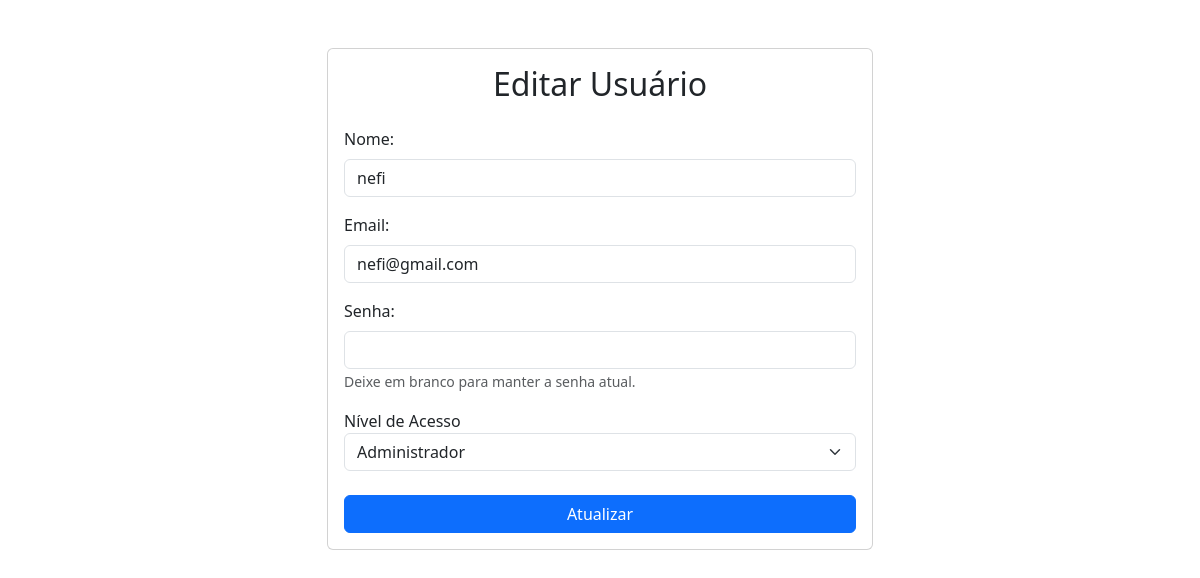
Before: /editar_usuarios.php?id=1 with the older database file.
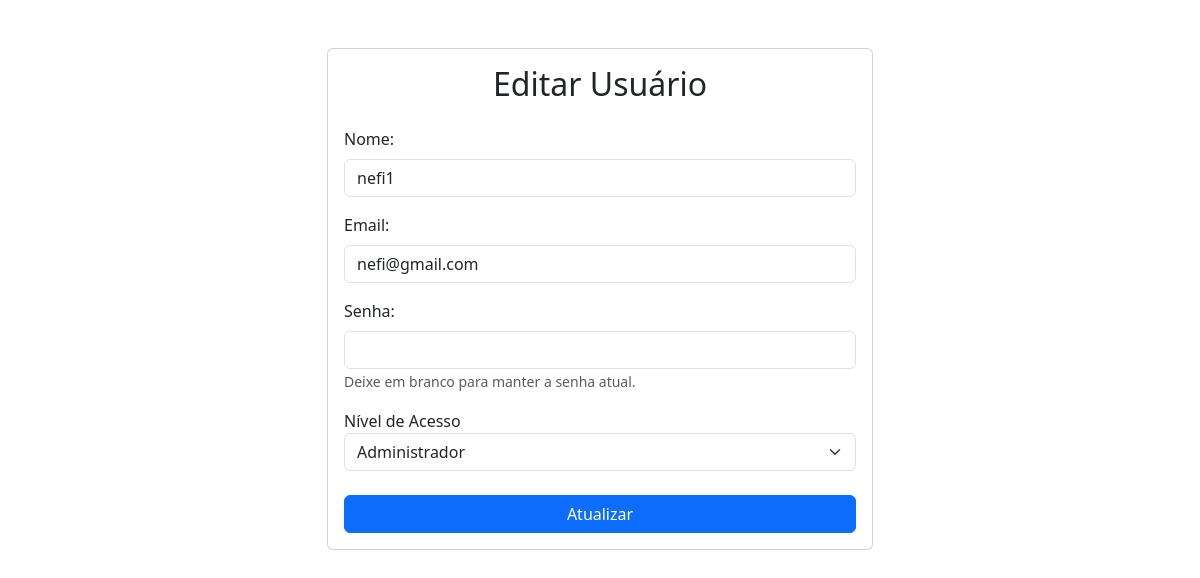
After: the same page with the newer database file.
### tables this page shows
CREATE TABLE `usuarios` (
  `id` int NOT NULL,
  `nome` varchar(100) DEFAULT NULL,
  `email` varchar(100) DEFAULT NULL,
  `senha` varchar(255) DEFAULT NULL,
  `nivel_acesso` varchar(255) DEFAULT NULL
);

### editar_usuarios.php (the view, shortened to what this page needs)
<?php
include 'conexao.php';
$id = $_GET['id'] ?? null;
if ($id) {
    $usuario = $conn->prepare("SELECT * FROM usuarios WHERE id = ?");
    $usuario->execute([$id]);
    $usuario = $usuario->fetch(PDO::FETCH_ASSOC);
} else {
    echo "Usuário não encontrado!";
    exit;
}
?>
<!DOCTYPE html>
<html lang="pt-br">
<head>
    <link href="https://cdn.jsdelivr.net/npm/bootstrap@5.3.3/dist/css/bootstrap.min.css" rel="stylesheet">
</head>
<body>
    <div class="container mt-5">
        <div class="row justify-content-center">
            <div class="col-md-6">
                <div class="card">
                    <div class="card-body">
                        <h2 class="text-center mb-4">Editar Usuário</h2>
                        <form method="POST">
                            <div class="mb-3">
                                <label for="nome" class="form-label">Nome:</label>
                                <input type="text" name="nome" id="nome" class="form-control" value="<?= htmlspecialchars($usuario['nome']) ?>" required>
                            </div>
                            <div class="mb-3">
                                <label for="email" class="form-label">Email:</label>
                                <input type="email" name="email" id="email" class="form-control" value="<?= htmlspecialchars($usuario['email']) ?>" required>
                            </div>
                            <div class="mb-3">
                                <label for="senha" class="form-label">Senha:</label>
                                <input type="password" name="senha" id="senha" class="form-control">
                                <small class="form-text text-muted">Deixe em branco para manter a senha atual.</small>
                            </div>
                            <div class="form-group">
                                <label for="nivel_acesso">Nível de Acesso</label><br>
                                <select name="nivel_acesso" id="nivel_acesso" class="form-control form-select">
                                    <option value="ADMINISTRADOR">Administrador</option>
                                </select><br>
                            </div>
                            <div class="d-grid">
                                <button type="submit" class="btn btn-primary">Atualizar</button>
                            </div>
                        </form>
                    </div>
                </div>
            </div>
        </div>
    </div>
</body>
</html>

Changed rows visible on the page:
changed usuarios "nefi@gmail.com": nome "nefi" → "nefi1"
